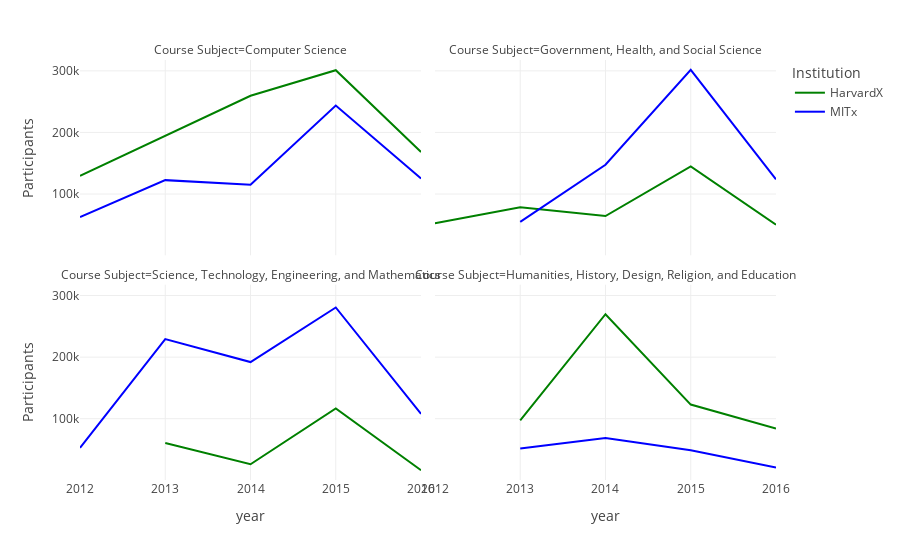

The cell this chart's notebook holds for it:
### Markdown cell above
#### Which Subjects does participants interested in over the years for each institution ?

#### We can see the participants interested in HarvardX courses which subjects are CS and Religion,Humanities, and MITx courses that their subjects are Science,Technology and Government enrolled by participants more than Standford

### Code cell
df2 = (df.groupby(['year','Institution','Course Subject'],as_index=False)).sum()

fig = px.line(data_frame=df2,x='year',y='Participants',color='Institution',markers=True,facet_col='Course Subject'
,facet_col_wrap=2,color_discrete_sequence=['green','blue'],template='gridon')
fig.show()

### Figure 1 — Plotly figure (JSON) as saved in the notebook; plotly's stock layout.template omitted (floating-point values rounded to 4 significant figures)
{"data": [{"hovertemplate": "Institution=HarvardX<br>Course Subject=Computer Science<br>year=%{x}<br>Participants=%{y}<extra></extra>", "legendgroup": "HarvardX", "line": {"color": "green", "dash": "solid"}, "mode": "lines", "name": "HarvardX", "orientation": "v", "showlegend": true, "type": "scatter", "x": [2012, 2014, 2015, 2016], "xaxis": "x3", "y": [129400, 259577, 301082, 168335], "yaxis": "y3"}, {"hovertemplate": "Institution=HarvardX<br>Course Subject=Government, Health, and Social Science<br>year=%{x}<br>Participants=%{y}<extra></extra>", "legendgroup": "HarvardX", "line": {"color": "green", "dash": "solid"}, "mode": "lines", "name": "HarvardX", "orientation": "v", "showlegend": false, "type": "scatter", "x": [2012, 2013, 2014, 2015, 2016], "xaxis": "x4", "y": [52521, 78334, 64152, 144892, 50201], "yaxis": "y4"}, {"hovertemplate": "Institution=HarvardX<br>Course Subject=Science, Technology, Engineering, and Mathematics<br>year=%{x}<br>Participants=%{y}<extra></extra>", "legendgroup": "HarvardX", "line": {"color": "green", "dash": "solid"}, "mode": "lines", "name": "HarvardX", "orientation": "v", "showlegend": false, "type": "scatter", "x": [2013, 2014, 2015, 2016], "xaxis": "x", "y": [60555, 26086, 116816, 16314], "yaxis": "y"}, {"hovertemplate": "Institution=HarvardX<br>Course Subject=Humanities, History, Design, Religion, and Education<br>year=%{x}<br>Participants=%{y}<extra></extra>", "legendgroup": "HarvardX", "line": {"color": "green", "dash": "solid"}, "mode": "lines", "name": "HarvardX", "orientation": "v", "showlegend": false, "type": "scatter", "x": [2013, 2014, 2015, 2016], "xaxis": "x2", "y": [97307, 269699, 122946, 84125], "yaxis": "y2"}, {"hovertemplate": "Institution=MITx<br>Course Subject=Computer Science<br>year=%{x}<br>Participants=%{y}<extra></extra>", "legendgroup": "MITx", "line": {"color": "blue", "dash": "solid"}, "mode": "lines", "name": "MITx", "orientation": "v", "showlegend": true, "type": "scatter", "x": [2012, 2013, 2014, 2015, 2016], "xaxis": "x3", "y": [62709, 122527, 114952, 243688, 125064], "yaxis": "y3"}, {"hovertemplate": "Institution=MITx<br>Course Subject=Government, Health, and Social Science<br>year=%{x}<br>Participants=%{y}<extra></extra>", "legendgroup": "MITx", "line": {"color": "blue", "dash": "solid"}, "mode": "lines", "name": "MITx", "orientation": "v", "showlegend": false, "type": "scatter", "x": [2013, 2014, 2015, 2016], "xaxis": "x4", "y": [54663, 147582, 301766, 123849], "yaxis": "y4"}, {"hovertemplate": "Institution=MITx<br>Course Subject=Science, Technology, Engineering, and Mathematics<br>year=%{x}<br>Participants=%{y}<extra></extra>", "legendgroup": "MITx", "line": {"color": "blue", "dash": "solid"}, "mode": "lines", "name": "MITx", "orientation": "v", "showlegend": false, "type": "scatter", "x": [2012, 2013, 2014, 2015, 2016], "xaxis": "x", "y": [52768, 229203, 191957, 280612, 107749], "yaxis": "y"}, {"hovertemplate": "Institution=MITx<br>Course Subject=Humanities, History, Design, Religion, and Education<br>year=%{x}<br>Participants=%{y}<extra></extra>", "legendgroup": "MITx", "line": {"color": "blue", "dash": "solid"}, "mode": "lines", "name": "MITx", "orientation": "v", "showlegend": false, "type": "scatter", "x": [2013, 2014, 2015, 2016], "xaxis": "x2", "y": [51448, 68672, 48787, 20740], "yaxis": "y2"}], "layout": {"annotations": [{"font": {}, "showarrow": false, "text": "Course Subject=Science, Technology, Engineering, and Mathematics", "x": 0.245, "xanchor": "center", "xref": "paper", "y": 0.465, "yanchor": "bottom", "yref": "paper"}, {"font": {}, "showarrow": false, "text": "Course Subject=Humanities, History, Design, Religion, and Education", "x": 0.755, "xanchor": "center", "xref": "paper", "y": 0.465, "yanchor": "bottom", "yref": "paper"}, {"font": {}, "showarrow": false, "text": "Course Subject=Computer Science", "x": 0.245, "xanchor": "center", "xref": "paper", "y": 1.0, "yanchor": "bottom", "yref": "paper"}, {"font": {}, "showarrow": false, "text": "Course Subject=Government, Health, and Social Science", "x": 0.755, "xanchor": "center", "xref": "paper", "y": 1.0, "yanchor": "bottom", "yref": "paper"}], "legend": {"title": {"text": "Institution"}, "tracegroupgap": 0}, "margin": {"t": 60}, "xaxis": {"anchor": "y", "domain": [0, 0.49], "title": {"text": "year"}}, "xaxis2": {"anchor": "y2", "domain": [0.51, 1], "matches": "x", "title": {"text": "year"}}, "xaxis3": {"anchor": "y3", "domain": [0, 0.49], "matches": "x", "showticklabels": false}, "xaxis4": {"anchor": "y4", "domain": [0.51, 1], "matches": "x", "showticklabels": false}, "yaxis": {"anchor": "x", "domain": [0, 0.465], "title": {"text": "Participants"}}, "yaxis2": {"anchor": "x2", "domain": [0, 0.465], "matches": "y", "showticklabels": false}, "yaxis3": {"anchor": "x3", "domain": [0.535, 1.0], "matches": "y", "title": {"text": "Participants"}}, "yaxis4": {"anchor": "x4", "domain": [0.535, 1.0], "matches": "y", "showticklabels": false}}}
